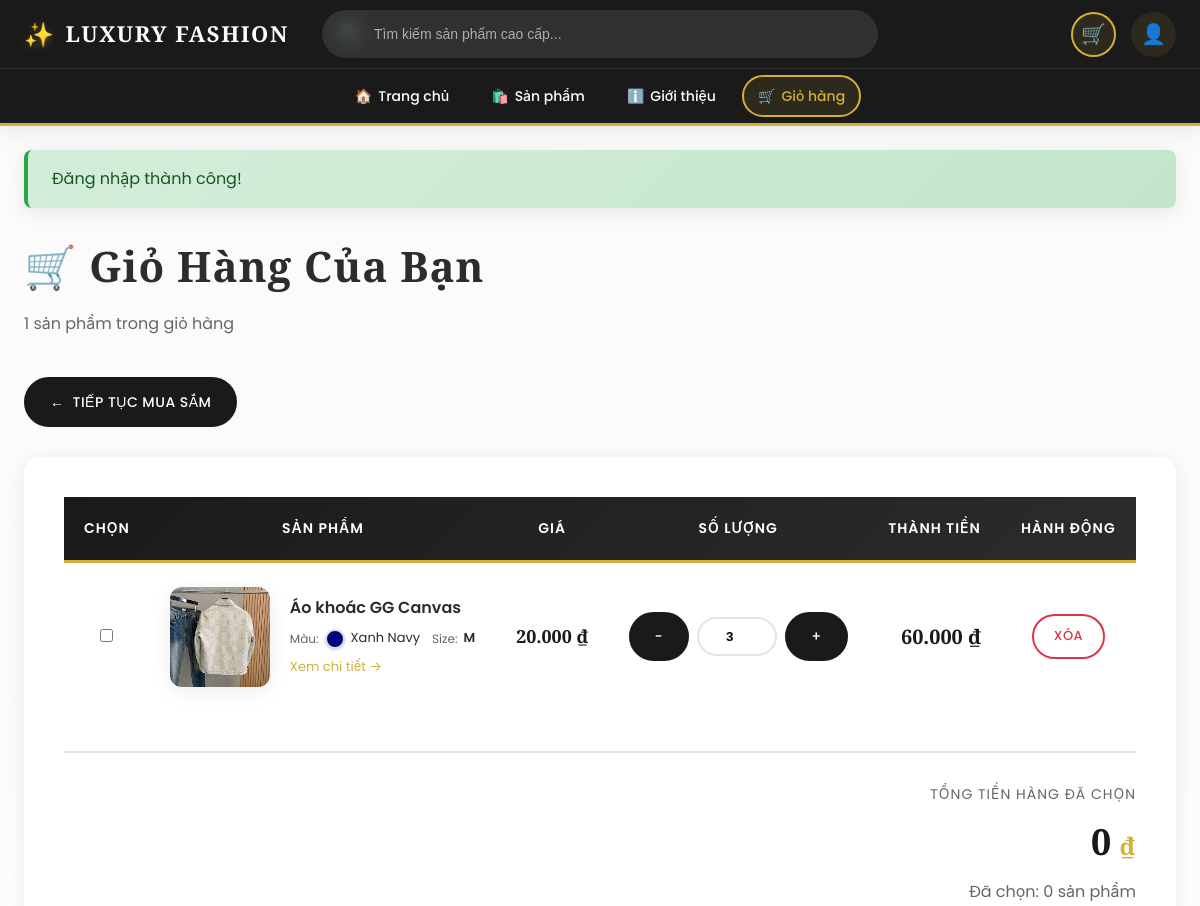
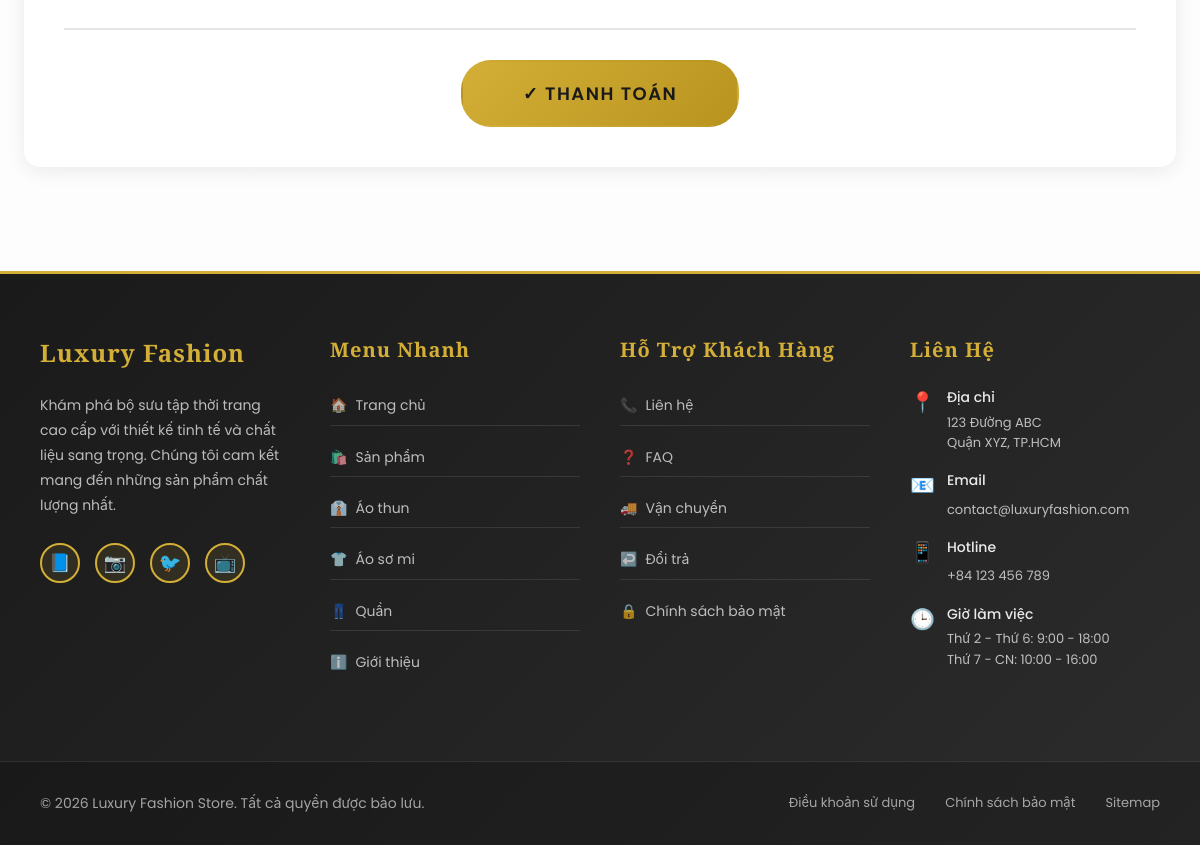
The page /cart (signed in) on the database its author committed (2 pictures, top to bottom).
### tables this page shows
CREATE TABLE `product_variants` (
  `Variant_Id` int(11) NOT NULL,
  `Product_Id` varchar(15) NOT NULL,
  `Color_Id` int(11) DEFAULT NULL,
  `Size_Id` int(11) DEFAULT NULL,
  `Quantity_In_Stock` int(11) NOT NULL,
  `Price` int(11) DEFAULT NULL,
  `SKU` varchar(50) DEFAULT NULL
);

CREATE TABLE `products` (
  `Product_Id` varchar(15) NOT NULL,
  `Name` varchar(255) NOT NULL,
  `Description` varchar(255) DEFAULT NULL,
  `Price` int(11) NOT NULL,
  `Image` text DEFAULT NULL,
  `Category_Id` varchar(50) NOT NULL,
  `Branch_Id` varchar(50) NOT NULL,
  `Create_at` date NOT NULL,
  `Product_View` int(11) DEFAULT NULL,
  `Quantity` int(11) DEFAULT NULL
);

CREATE TABLE `colors` (
  `Color_Id` int(11) NOT NULL,
  `Name` varchar(50) NOT NULL,
  `Hex_Code` char(7) DEFAULT NULL
);

CREATE TABLE `sizes` (
  `Size_Id` int(11) NOT NULL,
  `Name` varchar(20) NOT NULL,
  `Type` varchar(20) DEFAULT NULL
);

### src/Views/Cart.php (the view, shortened to what the rows shown need)
<?php require_once ROOT_PATH . '/src/Views/includes/header.php'; ?>
<div class="cart-header">
    <h2>🛒 Giỏ Hàng Của Bạn</h2>
</div>
<?php if (!empty($cartItems)): ?>
    <div class="cart-table-container">
        <form method="POST" action="<?php echo ROOT_URL; ?>cart/update" id="cartForm">
            <table class="cart-table">
                <thead>
                    <tr>
                        <th style="width:40px; text-align:center;">Chọn</th>
                        <th>Sản phẩm</th>
                        <th>Giá</th>
                        <th>Số lượng</th>
                        <th>Thành tiền</th>
                        <th>Hành động</th>
                    </tr>
                </thead>
                <tbody>
                    <?php foreach ($cartItems as $item): ?>
                        <tr <?php echo ($item['variant'] ? ($item['variant']['stock'] ?? 0) : ($item['product']['quantity'] ?? 0)) <= 0 ? 'style="opacity:0.5;"' : ''; ?> >
                            <td style="text-align:center;">
                                <input type="checkbox" name="selected[]" value="<?php echo htmlspecialchars($item['cart_id']); ?>" <?php echo ($item['variant'] ? ($item['variant']['stock'] ?? 0) : ($item['product']['quantity'] ?? 0)) <= 0 ? 'disabled' : ''; ?> class="cart-select">
                            </td>
                            <td>
                                <div style="display: flex; align-items: center;">
                                    <div class="cart-item-image">
                                        <?php if (!empty($item['product']['image'])): ?>
                                            <img src="<?php echo ROOT_URL; ?>public/images/<?php echo htmlspecialchars($item['product']['image']); ?>" alt="<?php echo htmlspecialchars($item['product']['name']); ?>">
                                        <?php else: ?>
                                            <span style="font-size: 50px; opacity: 0.3;">✨</span>
                                        <?php endif; ?>
                                    </div>
                                    <div class="cart-item-info">
                                        <div class="cart-item-name"><?php echo htmlspecialchars($item['product']['name']); ?></div>
                                        <?php if ($item['color'] || $item['size']): ?>
                                            <div style="margin-top: 8px; display: flex; gap: 12px; align-items: center; flex-wrap: wrap;">
                                                <?php if ($item['color']): ?>
                                                    <div style="display: flex; align-items: center; gap: 6px;">
                                                        <span style="font-size: 12px; color: var(--text-light);">Màu:</span>
                                                        <div style="width: 20px; height: 20px; border-radius: 50%; background-color: <?php echo htmlspecialchars($item['color']['hex_code']); ?>; border: 2px solid #ddd; box-shadow: 0 1px 3px rgba(0,0,0,0.2);" title="<?php echo htmlspecialchars($item['color']['name']); ?>"></div>
                                                        <span style="font-size: 13px; color: var(--text-dark);"><?php echo htmlspecialchars($item['color']['name']); ?></span>
                                                    </div>
                                                <?php endif; ?>
                                                <?php if ($item['size']): ?>
                                                    <div style="display: flex; align-items: center; gap: 6px;">
                                                        <span style="font-size: 12px; color: var(--text-light);">Size:</span>
                                                        <span style="font-size: 13px; color: var(--text-dark); font-weight: 600;"><?php echo htmlspecialchars($item['size']['value']); ?></span>
                                                    </div>
                                                <?php endif; ?>
                                            </div>
                                        <?php endif; ?>
                                        <a href="<?php echo ROOT_URL; ?>product/detail/<?php echo $item['product']['id']; ?>" class="cart-item-link" style="margin-top: 8px; display: inline-block;">
                                            Xem chi tiết →
                                        </a>
                                    </div>
                                </div>
                            </td>
                            <td style="text-align: center;">
                                <div class="cart-price"><?php echo number_format($item['price'], 0, ',', '.'); ?> ₫</div>
                            </td>
                            <td style="text-align: center;">
                                <div style="display:inline-flex; align-items:center; gap:8px; justify-content:center;">
                                    <button type="button" class="btn btn-primary qty-minus" data-id="<?php echo htmlspecialchars($item['cart_id']); ?>" <?php echo ($item['variant'] ? ($item['variant']['stock'] ?? 0) : ($item['product']['quantity'] ?? 0)) <= 0 ? 'disabled' : ''; ?>>-</button>
                                    <input type="number"
                                           name="quantity[<?php echo htmlspecialchars($item['cart_id']); ?>]"
                                           value="<?php echo $item['quantity']; ?>"
                                           min="1"
                                           max="<?php echo $item['variant'] ? ($item['variant']['stock'] ?? 0) : ($item['product']['quantity'] ?? 0); ?>"
                                           class="cart-quantity-input"
                                           data-price="<?php echo $item['price']; ?>"
                                           data-id="<?php echo htmlspecialchars($item['cart_id']); ?>"
                                           <?php echo ($item['variant'] ? ($item['variant']['stock'] ?? 0) : ($item['product']['quantity'] ?? 0)) <= 0 ? 'disabled' : ''; ?>
                                           required>
                                    <button type="button" class="btn btn-primary qty-plus" data-id="<?php echo htmlspecialchars($item['cart_id']); ?>" <?php echo ($item['variant'] ? ($item['variant']['stock'] ?? 0) : ($item['product']['quantity'] ?? 0)) <= 0 ? 'disabled' : ''; ?>>+</button>
                                </div>
                            </td>
                            <td style="text-align: right;">
                                <div class="cart-subtotal" data-id="<?php echo htmlspecialchars($item['cart_id']); ?>"><?php echo number_format($item['subtotal'], 0, ',', '.'); ?> ₫</div>
                            </td>
                            <td style="text-align: center;">
                                <a href="<?php echo ROOT_URL; ?>cart/remove/<?php echo htmlspecialchars($item['cart_id']); ?>"
                                   class="btn btn-danger"
                                   style="padding: 10px 20px; font-size: 13px;">
                                    Xóa
                                </a>
                            </td>
                        </tr>
                    <?php endforeach; ?>
                </tbody>
            </table>
        </form>
    </div>
<?php endif; ?>
<?php require_once ROOT_PATH . '/src/Views/includes/footer.php'; ?>

### rows shown on the page
product_variants: Quantity_In_Stock "3"
products: Image (picture), Name "Áo khoác GG Canvas"
colors: Name "Xanh Navy"
sizes: Name "M"

### other values the page prints
$_SESSION['message'] "Đăng nhập thành công!"
count($cartItems) "1"
$item['price'] "20.000"
$item['subtotal'] "60.000"
